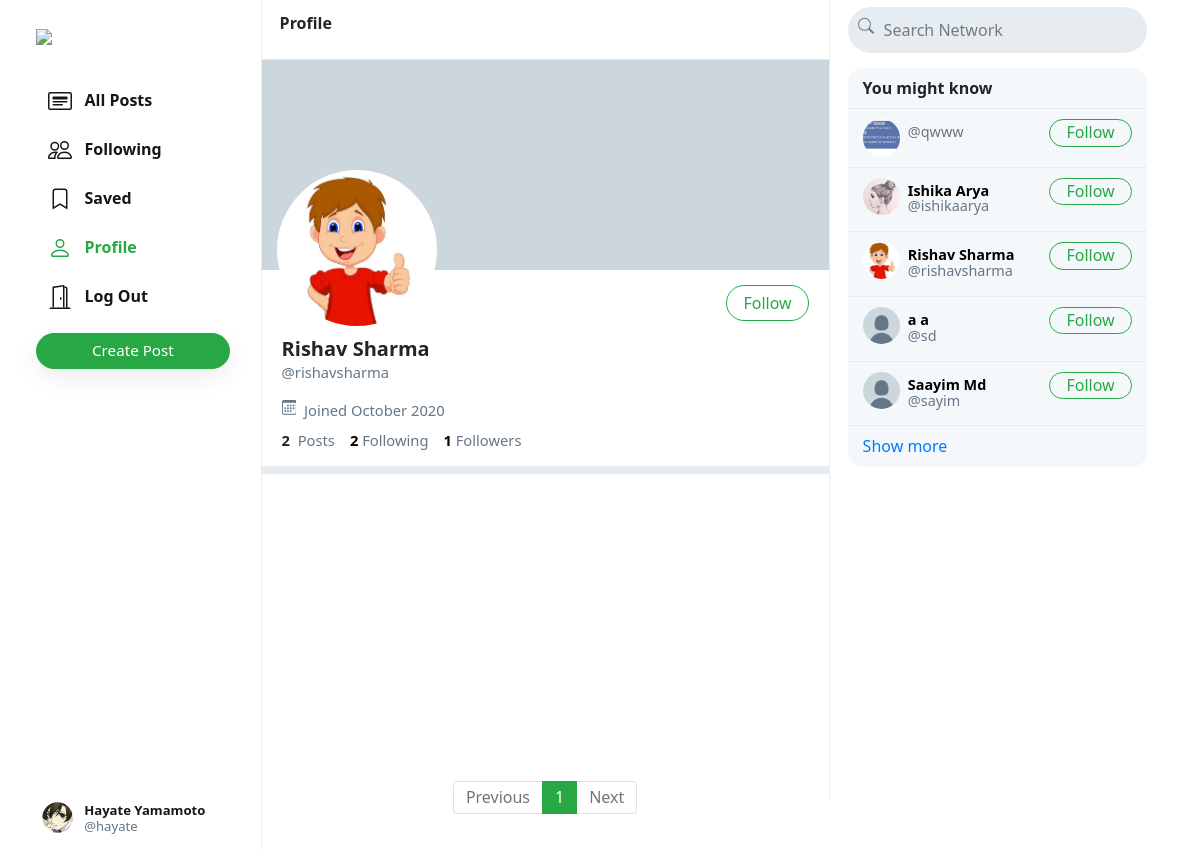
Screenshot of /rishavsharma (signed in) with the database file from the repository.
### network/models.py (models this page shows, shortened)
class User(AbstractUser):
    profile_pic = models.ImageField(upload_to='profile_pic/')
    bio = models.TextField(max_length=160, blank=True, null=True)
    cover = models.ImageField(upload_to='covers/', blank=True)

### network/views.py (the view)
# urls.py: path("<str:username>", views.profile, name='profile'),
def profile(request, username):
    user = get_object_or_404(User, username=username)
    all_posts = Post.objects.filter(creater=user).order_by('-date_created')
    paginator = Paginator(all_posts, 10)
    page_number = request.GET.get('page', 1)
    posts = paginator.get_page(page_number)
    followings = []
    suggestions = []
    follower = False
    if request.user.is_authenticated:
        followings = Follower.objects.filter(followers=request.user).values_list('user', flat=True)
        suggestions = User.objects.exclude(pk__in=followings).exclude(username=request.user.username).order_by("?")[:6]
        if request.user in Follower.objects.filter(user=user).values_list('followers', flat=True):
            follower = True
    follower_count = Follower.objects.filter(user=user).count()
    following_count = Follower.objects.filter(followers=user).count()
    return render(request, 'network/profile.html', {
        "username": user,
        "posts": posts,
        "posts_count": all_posts.count(),
        "suggestions": suggestions,
        "page": "profile",
        "is_follower": follower,
        "follower_count": follower_count,
        "following_count": following_count
    })

### network/templates/network/profile.html (shortened to what this page needs)
<!DOCTYPE html>
<html lang="en">
{% extends 'network/index.html' %}
{% load static %}
{% block profile %}
<div class="profile-view" data-user="{{username.username}}">
    <div class="cover-image" style="background-image: url(/media/{{username.cover}})"></div>
    <div class="profile-image" style="background-image: url(/media/{{username.profile_pic}})"></div>
    <div class="profile-details">
        <div>
            {% if user.username == username.username %}
            <a href="{% url 'edit_profile' username.username %}"
                class="btn btn-outline-success float-right edit-profile-btn">Edit Profile</a>
            {% elif is_follower %}
            <button class="btn btn-success float-right"
                onclick="unfollow_user(this,'{{username.username}}','edit_page')" id="following-btn">Following</button>
            {% else %}
            <button class="btn btn-outline-success float-right"
                onclick="follow_user(this,'{{username.username}}','edit_page')" id="follow-btn">Follow</button>
            {% endif %}
        </div>
        <div class="details-data">
            <h5>{{username.first_name}} {{username.last_name}}</h5>
            <div class="grey">@{{username.username}}</div>
            <div class="grey" style="padding: 8px 0px;">
                &nbsp;Joined {{username.date_joined | date:"F Y"}}
            </div>
            <div>
                <strong>
                    {{posts_count}}
                </strong>
                &nbsp;<span class="grey">Posts</span>
                <a href="#">
                    <strong id="following__count">{{following_count | default:0}}</strong>&nbsp;<span
                        class="grey">Following</span>
                </a>
                <a href="#">
                    <strong id="follower__count">{{follower_count | default:0}}</strong>&nbsp;<span
                        class="grey">Followers</span>
                </a>
            </div>
        </div>
    </div>
</div>
<div class="space"></div>
{% endblock %}

### network/templates/network/layout.html (shortened to what this page needs)
<!DOCTYPE html>
{% load static %}
<html lang="en">
<head>
    <link rel="stylesheet" href="https://stackpath.bootstrapcdn.com/bootstrap/4.4.1/css/bootstrap.min.css"
>
    <link href="{% static 'network/styles.css' %}" rel="stylesheet">
</head>
<body>
    <div class="body" data-page="{{page}}">
        <div class="sidenav">
            <a href="{% url 'index' %}" class="navbar-brand">
                <img src="{% static 'network/Images/logo.png' %}" height="31px">
            </a>
            <div style="height: 100%;">
                <div>
                    <div>
                        <ul>
                            <li class="nav-item" id="all_posts">
                                <a href="{% url 'index' %}" class="nav-link">
                                    <div>
                                        &nbsp;&nbsp;All Posts
                                    </div>
                                </a>
                            </li>
                            {% if user.is_authenticated %}
                            <li class="nav-item" id="following">
                                <a href="{% url 'following' %}" class="nav-link">
                                    <div>
                                        &nbsp;&nbsp;Following
                                    </div>
                                </a>
                            </li>
                            <li class="nav-item" id="saved">
                                <a href="{% url 'saved' %}" class="nav-link">
                                    <div>
                                        <svg width="1.5em" height="1.5em" viewBox="0 0 16 16" class="bi bi-bookmark"
                                            fill="currentColor" xmlns="http://www.w3.org/2000/svg">
                                            <path fill-rule="evenodd"
                                                d="M8 12l5 3V3a2 2 0 0 0-2-2H5a2 2 0 0 0-2 2v12l5-3zm-4 1.234l4-2.4 4 2.4V3a1 1 0 0 0-1-1H5a1 1 0 0 0-1 1v10.234z" />
                                        </svg>
                                        &nbsp;&nbsp;Saved
                                    </div>
                                </a>
                            </li>
                            <li class="nav-item" id="profile">
                                <a href="{% url 'profile' user.username %}" class="nav-link">
                                    <div>
                                        &nbsp;&nbsp;Profile
                                    </div>
                                </a>
                            </li>
                            <li class="nav-item" id="logout">
                                <a href="{% url 'logout' %}" class="nav-link">
                                    <div>
                                        &nbsp;&nbsp;Log Out
                                    </div>
                                </a>
                            </li>
                            {% endif %}
                        </ul>
                    </div>
                    {% if user.is_authenticated %}
                    <button id="popup-btn" class="btn btn-success new-post-btn" onclick="createpost()">Create
                        Post</button>
                    {% endif %}
                </div>
                <div style="position: absolute; bottom: 10px;">
                    {% if user.is_authenticated %}
                    <li class="nav-item sidenav-user">
                        <a href="{% url 'profile' user.username %}" class="nav-link">
                            <div class="user_account">
                                <div class="small-profilepic"
                                    style="float: left; background-image: url(/media/{{user.profile_pic}})"></div>
                                <div style="height: 2.7vw; margin: auto;">
                                    <div style="margin-top: 4px;"><strong>{{user.first_name}}
                                            {{user.last_name}}</strong></div>
                                    <div class="grey" style="margin-top: 4px;">@{{ user.username }}</div>
                                </div>
                            </div>
                        </a>
                    </li>
                    {% endif %}
                </div>
            </div>
        </div>
        {% block body %}
        {% endblock %}
        <div class="right-div">
            <nav class="head">
                <form action="#">
                    <div class="search-div">
                        <div>
                        </div>
                        <input type="text" name="query" id="search-box" placeholder="Search Network">
                    </div>
                </form>
            </nav>
            <div class="right-div-content">
                <div class="space" style="background-color: white;"></div>
                {% if user.is_authenticated %}
                <div class="suggestion-box">
                    <div class="suggestion-header">
                        You might know
                    </div>
                    {% for suggestion in suggestions %}
                    <div class="suggestion-user">
                        <div>
                            <a href="{% url 'profile' suggestion.username %}">
                                <div class="small-profilepic"
                                    style="background-image: url(/media/{{suggestion.profile_pic}})"></div>
                            </a>
                        </div>
                        <div class="user-details">
                            <a href="{% url 'profile' suggestion.username %}">
                                <div id="user-name">
                                    <strong>
                                        {{suggestion.first_name}} {{suggestion.last_name}}
                                    </strong>
                                </div>
                                <div class="grey">@{{suggestion.username}}</div>
                            </a>
                        </div>
                        <div>
                            <button class="btn btn-outline-success" type="button"
                                onclick="follow_user(this,'{{suggestion.username}}','suggestion')">Follow</button>
                        </div>
                    </div>
                    {% empty %}
                    <div style="text-align: center; border-bottom: .5px solid #e6ecf0; padding: 10px 15px;">
                        <span class="grey" style="font-size: .9em;">No suggestions available.</span>
                    </div>
                    {% endfor %}
                    <div class="suggestion-footer">
                        <a href="#">Show more</a>
                    </div>
                </div>
                {% endif %}
            </div>
        </div>
    </div>
</body>
</html>

### network/static/network/styles.css (style rules this page uses)
.body { display: flex; min-height: 100%; font-family: system-ui, sans-serif; }
.btn { border-radius: 20px; padding: 0.32rem 1rem 0.375rem 1rem; }
.btn, .btn:focus, .btn:active { box-shadow: none !important; -webkit-box-shadow: none !important; }
.grey { color: #657786; }
svg { vertical-align: text-top; }
.sidenav { height: 100%; width: 21.8%; position: fixed; top: 0; left: 0; padding: 15px; list-style: none; border-right: .5px solid #e6ecf0; z-index: 100; padding-left: 3%; background-color: white; }
.sidenav ul { list-style: none; padding-left: 0px; margin-top: 3vh; }
.sidenav li { margin-top: 7px; }
.sidenav .nav-link { color: #14171a; line-height: .7em; font-weight: 700; padding: 0px; }
.sidenav .nav-link > div { padding: 10px 20px 8px 12px; border-radius: 25px; line-height: 0.9em; width: max-content; }
.new-post-btn { padding-left: 55px !important; padding-right: 55px !important; font-size: .95em; font-weight: 530; box-shadow: rgba(0, 0, 0, 0.08) 0px 8px 24px !important; }
.user_account { display: flex; font-size: .82rem; font-weight: normal; padding-top: 3px !important; padding-bottom: 3px !important; padding-left: 3px !important; }
.user_account .small-profilepic { transform: scale(.82); margin-left: auto; margin-top: auto; }
.active a { color: #28a745 !important; }
.head { height: 7.5vh; }
.small-profilepic { width: 3.1vw; height: 3.1vw; border-radius: 9999px; overflow: hidden; margin-right: 8px; background-size: cover; background-repeat: no-repeat; background-position: center; box-sizing: content-box; }
.space { height: 8px; background-color: #e6ecf0; }
.cover-image { height: 210px; background-size: cover; background-position: center; background-repeat: no-repeat; background-color: #ccd6dd; }
.profile-image { width: 160px; height: 160px; position: absolute; left: 15px; top: 110px; border-radius: 99999px; border: 4px solid white; background-size: cover; background-repeat: no-repeat; background-position: center; background-color: white; }
.profile-details { padding: 15px 20px; }
.profile-details button { padding-bottom: 0.3rem; }
.profile-details > .details-data { margin-top: 52px; font-size: .92em; }
.profile-details h5 { font-weight: 800; margin-bottom: 0px; }
.profile-details a { color: black; text-decoration: none; }
.right-div { width: 28%; height: 100vh; position: fixed; right: 2.95%; border-left: .5px solid #e6ecf0; background-color: white; }
.right-div .head { padding: .9vh 1.5vw; }
.right-div .search-div { margin-left: auto; margin-right: auto; display: flex; border-radius: 25px; background-color: #e6ecf0; padding-left: 10px; padding-right: 10px; vertical-align: middle; }
#search-box { height: 5.7vh; border: none; background: none; outline: none; width: 100%; margin-left: 8px; }
#search-box::placeholder { color: #6d7e8c; }
.right-div-content { height: 92.5vh; overflow: auto; padding-left: 1.5vw; padding-right: 1.5vw; }
.suggestion-box, .guest-box { border-radius: 15px; overflow: hidden; background-color: #f5f8fa; }
.suggestion-header { padding: 13px 15px; line-height: .9em; font-weight: 800; border-bottom: .5px solid #e6ecf0; }
.suggestion-user { display: flex; padding: 10px 15px; font-size: .9em; border-bottom: .5px solid #e6ecf0; }
.suggestion-user a { color: black; text-decoration: none; }
.user-details { flex: 1; line-height: 1.1em; padding: 5px 0px 7px 0px; }
.suggestion-user .btn { padding: 0em 1em .09em 1em; }
.suggestion-footer { padding: 13px 15px; line-height: .9em; }
.suggestion-footer a { text-decoration: none; }

### rows the page displays
User: profile_pic (picture), first_name "Hayate", last_name "Yamamoto", username "hayate"
User: profile_pic (picture), first_name "Rishav", last_name "Sharma", username "rishavsharma", date_joined "October 2020"
User: profile_pic (picture), username "qwww"
User: profile_pic (picture), first_name "Ishika", last_name "Arya", username "ishikaarya"
User: profile_pic (placeholder picture), first_name "a", last_name "a", username "sd"
User: profile_pic (placeholder picture), first_name "Saayim", last_name "Md", username "sayim"

### other values shown
{{ posts_count }} "2"
{{ following_count | default:0 }} "2"
{{ follower_count | default:0 }} "1"
{{ each }} "1"
